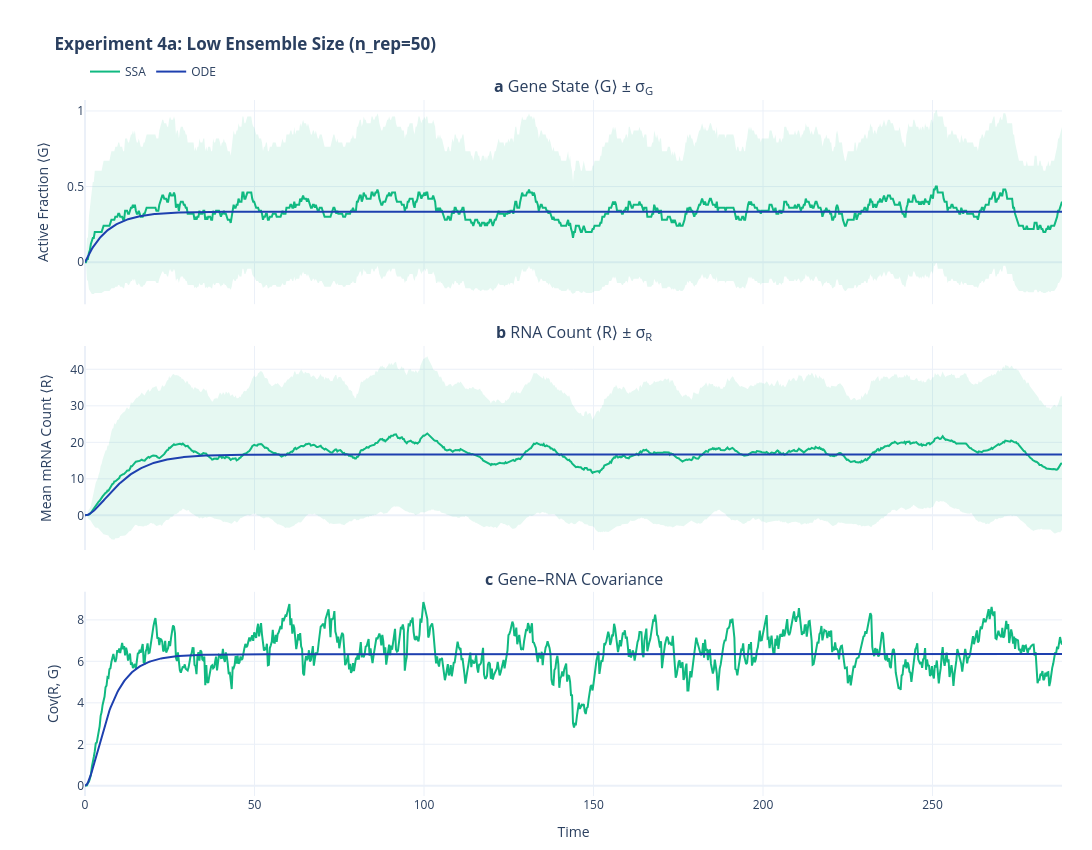

Here is the notebook cell this chart was saved with:
### Markdown cell above
### 4. Numerical parameters — **4a. Ensemble size $n_{\text{rep}}$** (50 vs 1000)

ODE is the noise-free reference.

### Code cell
run_comparison(
    title="Experiment 4a: Low Ensemble Size (n_rep=50)",
    k_on=0.05,
    n_sim=3000,
    n_rep=50,
)

### Figure 1 — Plotly figure (JSON) as saved in the notebook; plotly's stock layout.template omitted (floating-point values rounded to 4 significant figures; data arrays with more than 128 entries replaced by an {"elided": "..."} marker saying what was removed)
{"data": [{"hoverinfo": "skip", "legendgroup": "ssa", "line": {"width": 0}, "showlegend": false, "type": "scatter", "x": {"elided": "1000 float values"}, "xaxis": "x", "y": {"elided": "1000 float values"}, "yaxis": "y"}, {"fill": "tonexty", "fillcolor": "rgba(16, 185, 129, 0.10)", "hoverinfo": "skip", "legendgroup": "ssa", "line": {"width": 0}, "showlegend": false, "type": "scatter", "x": {"elided": "1000 float values"}, "xaxis": "x", "y": {"elided": "1000 float values"}, "yaxis": "y"}, {"hovertemplate": "SSA ⟨G⟩ = %{y:.3f}<extra></extra>", "legendgroup": "ssa", "line": {"color": "#10B981", "width": 2}, "name": "SSA", "showlegend": true, "type": "scatter", "x": {"elided": "1000 float values"}, "xaxis": "x", "y": {"elided": "1000 float values"}, "yaxis": "y"}, {"hovertemplate": "ODE ⟨G⟩ = %{y:.3f}<extra></extra>", "legendgroup": "ode", "line": {"color": "#1E40AF", "width": 2}, "name": "ODE", "showlegend": true, "type": "scatter", "x": {"elided": "1000 float values"}, "xaxis": "x", "y": {"elided": "1000 float values"}, "yaxis": "y"}, {"hoverinfo": "skip", "legendgroup": "ssa", "line": {"width": 0}, "showlegend": false, "type": "scatter", "x": {"elided": "1000 float values"}, "xaxis": "x2", "y": {"elided": "1000 float values"}, "yaxis": "y2"}, {"fill": "tonexty", "fillcolor": "rgba(16, 185, 129, 0.10)", "hoverinfo": "skip", "legendgroup": "ssa", "line": {"width": 0}, "showlegend": false, "type": "scatter", "x": {"elided": "1000 float values"}, "xaxis": "x2", "y": {"elided": "1000 float values"}, "yaxis": "y2"}, {"hovertemplate": "SSA ⟨R⟩ = %{y:.1f}<extra></extra>", "legendgroup": "ssa", "line": {"color": "#10B981", "width": 2}, "showlegend": false, "type": "scatter", "x": {"elided": "1000 float values"}, "xaxis": "x2", "y": {"elided": "1000 float values"}, "yaxis": "y2"}, {"hovertemplate": "ODE ⟨R⟩ = %{y:.1f}<extra></extra>", "legendgroup": "ode", "line": {"color": "#1E40AF", "width": 2}, "showlegend": false, "type": "scatter", "x": {"elided": "1000 float values"}, "xaxis": "x2", "y": {"elided": "1000 float values"}, "yaxis": "y2"}, {"hovertemplate": "SSA Cov = %{y:.3f}<extra></extra>", "legendgroup": "ssa", "line": {"color": "#10B981", "width": 2}, "showlegend": false, "type": "scatter", "x": {"elided": "1000 float values"}, "xaxis": "x3", "y": {"elided": "1000 float values"}, "yaxis": "y3"}, {"hovertemplate": "ODE Cov = %{y:.3f}<extra></extra>", "legendgroup": "ode", "line": {"color": "#1E40AF", "width": 2}, "showlegend": false, "type": "scatter", "x": {"elided": "1000 float values"}, "xaxis": "x3", "y": {"elided": "1000 float values"}, "yaxis": "y3"}], "layout": {"annotations": [{"font": {"size": 16}, "showarrow": false, "text": "<b>a</b> Gene State ⟨G⟩ ± σ<sub>G</sub>", "x": 0.5, "xanchor": "center", "xref": "paper", "y": 1, "yanchor": "bottom", "yref": "paper"}, {"font": {"size": 16}, "showarrow": false, "text": "<b>b</b> RNA Count ⟨R⟩ ± σ<sub>R</sub>", "x": 0.5, "xanchor": "center", "xref": "paper", "y": 0.6467, "yanchor": "bottom", "yref": "paper"}, {"font": {"size": 16}, "showarrow": false, "text": "<b>c</b> Gene–RNA Covariance", "x": 0.5, "xanchor": "center", "xref": "paper", "y": 0.2933, "yanchor": "bottom", "yref": "paper"}], "height": 850, "hovermode": "x", "legend": {"bgcolor": "rgba(255, 255, 255, 0.5)", "groupclick": "togglegroup", "orientation": "h", "x": 0, "xanchor": "left", "y": 1.02, "yanchor": "bottom"}, "margin": {"b": 50, "l": 85, "r": 30, "t": 100}, "title": {"text": "<b>Experiment 4a: Low Ensemble Size (n_rep=50)</b>"}, "width": 1100, "xaxis": {"anchor": "y", "domain": [0, 1], "matches": "x3", "showticklabels": false}, "xaxis2": {"anchor": "y2", "domain": [0, 1], "matches": "x3", "showticklabels": false}, "xaxis3": {"anchor": "y3", "domain": [0, 1], "title": {"text": "Time"}}, "yaxis": {"anchor": "x", "domain": [0.7067, 1], "title": {"text": "Active Fraction ⟨G⟩"}}, "yaxis2": {"anchor": "x2", "domain": [0.3533, 0.6467], "title": {"text": "Mean mRNA Count ⟨R⟩"}}, "yaxis3": {"anchor": "x3", "domain": [0, 0.2933], "title": {"text": "Cov(R, G)"}}}}
